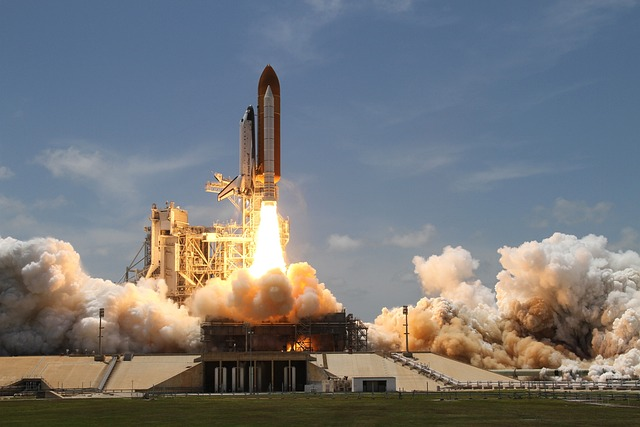
#> input picture ch20/opencv/sample.jpg, 640 x 427 px
$ python opencv_fun_effects.py
#> lines starting #> are read from the running program, lines starting #| are printed output that depends on the picture; after the words box and inside, x2 and y2 are one past the last pixel; in counts of white or black regions, pixels touching at a corner belong together
# opencv_fun_effects.py

import cv2
import numpy as np
from pathlib import Path

# 현재 py 파일이 있는 폴더 기준으로 이미지 찾기
base_dir = Path(__file__).parent
image_path = base_dir / "sample.jpg"

image = cv2.imread(str(image_path))
#> image is the input picture: shape (427, 640, 3); mean B, G, R 121.7, 119.8, 118.5

if image is None:
    print("이미지를 불러오지 못했습니다.")
    print(image_path)
    exit()

# 창에 너무 크게 뜨지 않게 보여주는 함수
def show_image(title, img, width=500):
    h, w = img.shape[:2]
    ratio = width / w
    resized = cv2.resize(img, (width, int(h * ratio)))
    cv2.imshow(title, resized)


# 1. 만화 느낌 효과
gray = cv2.cvtColor(image, cv2.COLOR_BGR2GRAY)
gray_blur = cv2.medianBlur(gray, 7)
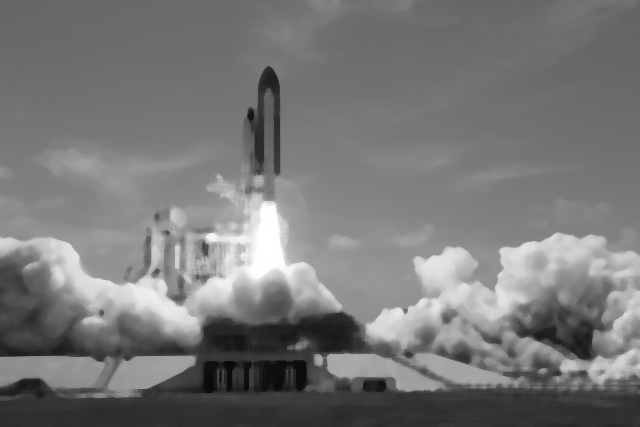
#> gray_blur: shape (427, 640); min 10, max 255, mean 119.5

edges = cv2.adaptiveThreshold(
    gray_blur,
    255,
    cv2.ADAPTIVE_THRESH_MEAN_C,
    cv2.THRESH_BINARY,
    9,
    9
)
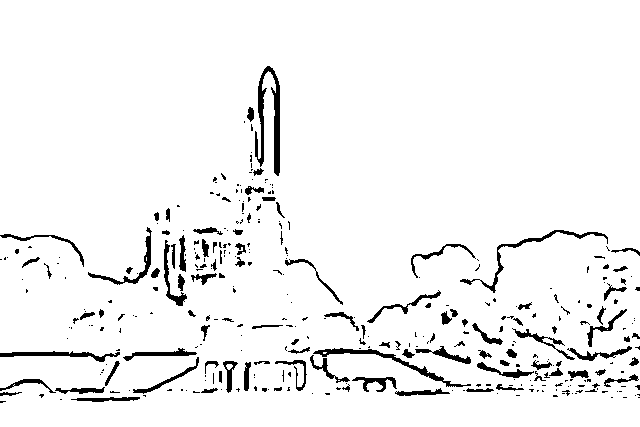
#> edges: shape (427, 640); 94.9% white; 346 black regions (241 under 20 px), largest, box (x1, y1, x2, y2) and area: (255, 66, 280, 176) 1083, (313, 348, 471, 387) 683, (460, 230, 608, 293) 599

color = cv2.bilateralFilter(image, 9, 250, 250)
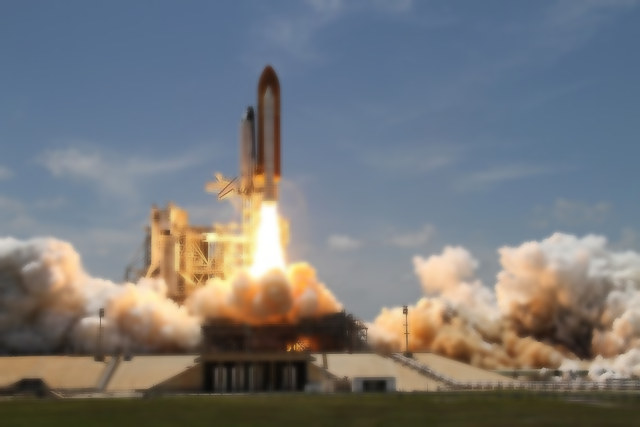
#> color: shape (427, 640, 3); mean B, G, R 121.7, 119.8, 118.4
cartoon = cv2.bitwise_and(color, color, mask=edges)


# 2. 픽셀 아트 느낌
h, w = image.shape[:2]
#> h = 427; w = 640

small = cv2.resize(image, (w // 20, h // 20), interpolation=cv2.INTER_LINEAR)
pixel_art = cv2.resize(small, (w, h), interpolation=cv2.INTER_NEAREST)


# 3. 좌우 거울 대칭 효과
left = image[:, :w // 2]
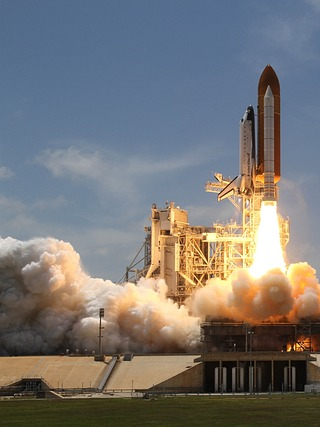
#> left: shape (427, 320, 3); mean B, G, R 116.5, 117.6, 119.3
mirror = cv2.hconcat([left, cv2.flip(left, 1)])
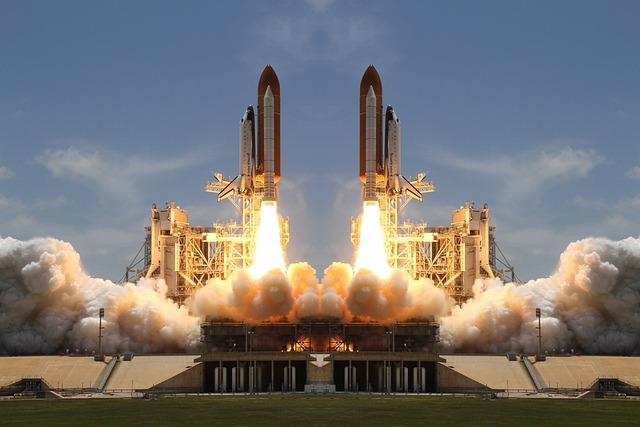
#> mirror: shape (427, 640, 3); mean B, G, R 116.5, 117.6, 119.3


# 4. 물결 효과
map_y, map_x = np.indices((h, w), dtype=np.float32)

map_x = map_x + 20 * np.sin(map_y / 30)

wave = cv2.remap(
    image,
    map_x,
    map_y,
    cv2.INTER_LINEAR,
    borderMode=cv2.BORDER_REFLECT
)
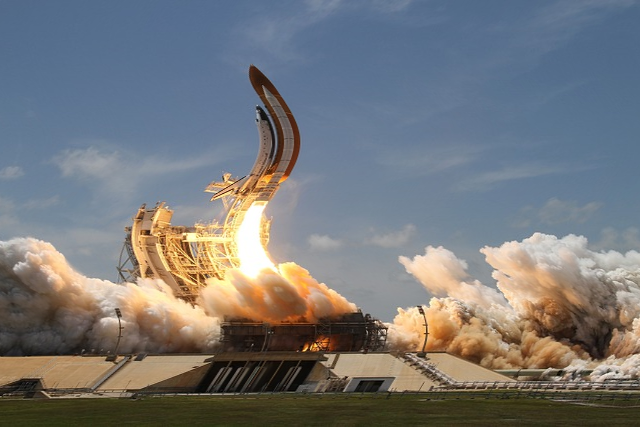
#> wave: shape (427, 640, 3); mean B, G, R 121.5, 119.4, 118


# 결과 출력
show_image("Original Image", image)
show_image("Cartoon Effect", cartoon)
#> call 2 of show_image, with title = 'Cartoon Effect', width = 500
#> in show_image (call 2), `resized = cv2.resize(img, (width, int(h * ratio)))`:
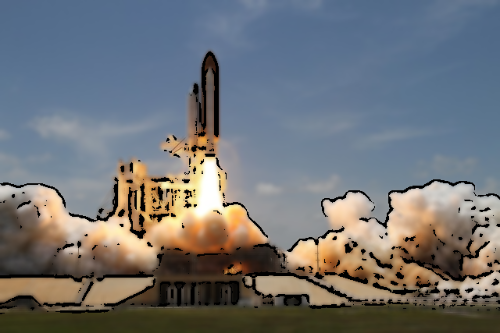
#> resized: shape (333, 500, 3); mean B, G, R 117.8, 114.8, 112.4
show_image("Pixel Art Effect", pixel_art)
show_image("Mirror Effect", mirror)
show_image("Wave Effect", wave)

cv2.waitKey(0)
cv2.destroyAllWindows()

$ run again, with ch20/opencv/candies.jpg copied over ch20/opencv/sample.jpg
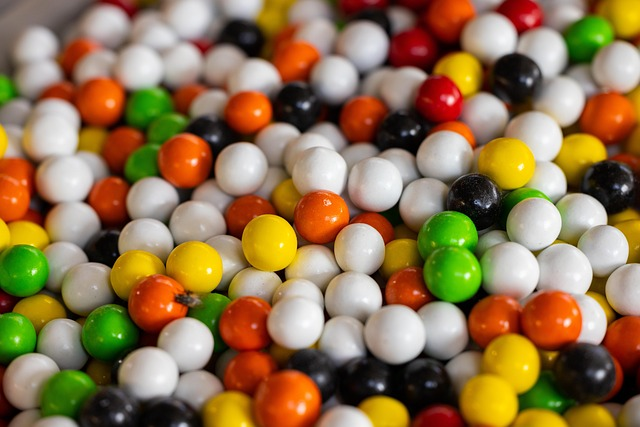
#> input picture ch20/opencv/candies.jpg, 640 x 427 px
#> image is the input picture: shape (427, 640, 3); mean B, G, R 77.2, 115.9, 143.5
#> `edges = cv2.adaptiveThreshold( gray_blur, 255, cv2.ADAPTIVE_THRESH_MEA..`:
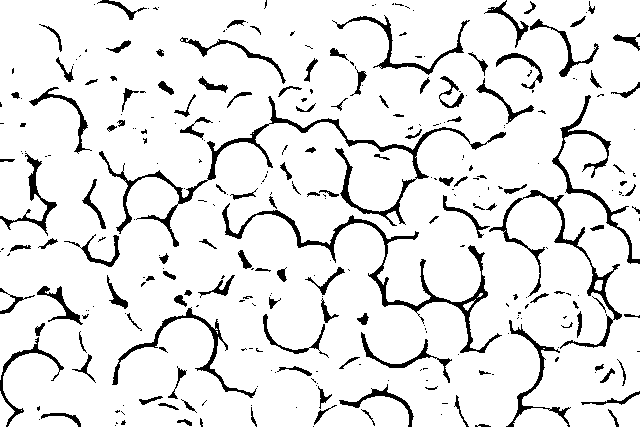
#> edges: shape (427, 640); 90.3% white; 307 black regions (174 under 20 px), largest, box (x1, y1, x2, y2) and area: (99, 96, 506, 247) 3541, (222, 203, 502, 353) 2692, (489, 190, 622, 349) 1705
#> in show_image (call 2), `resized = cv2.resize(img, (width, int(h * ratio)))`:
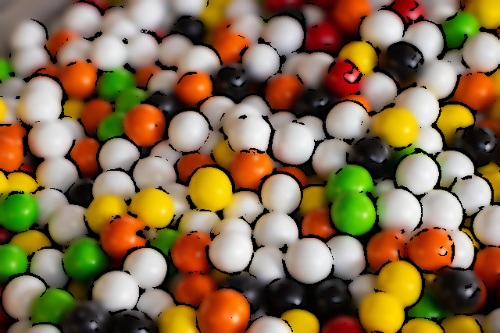
#> resized: shape (333, 500, 3); mean B, G, R 73.8, 109.7, 134.5
